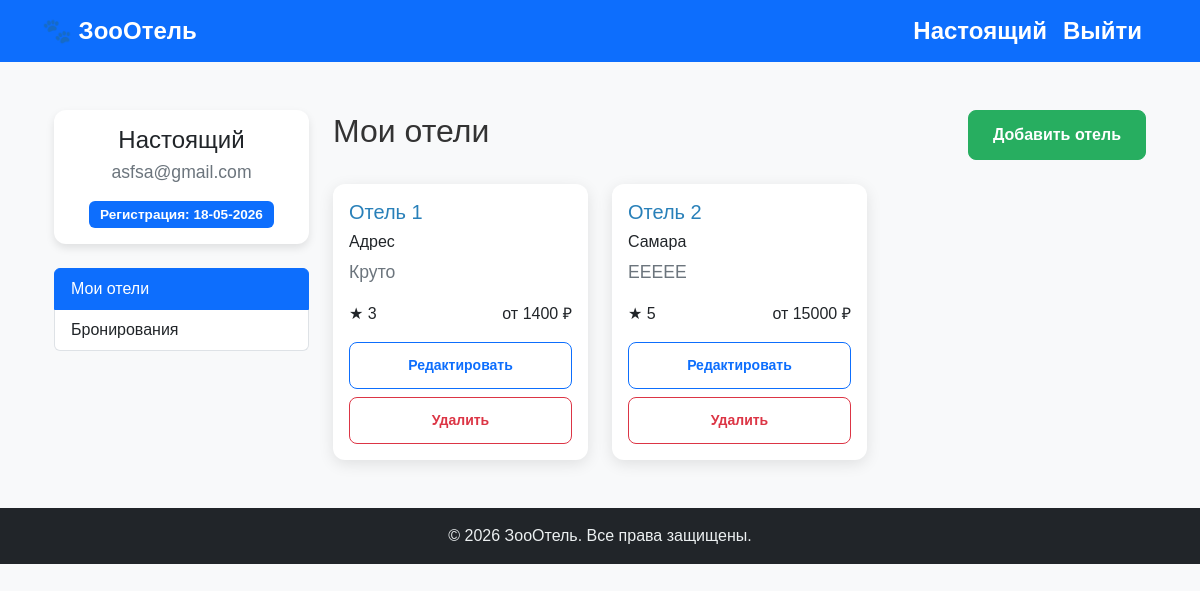
/profile (signed in), run on an earlier commit of the app's database.
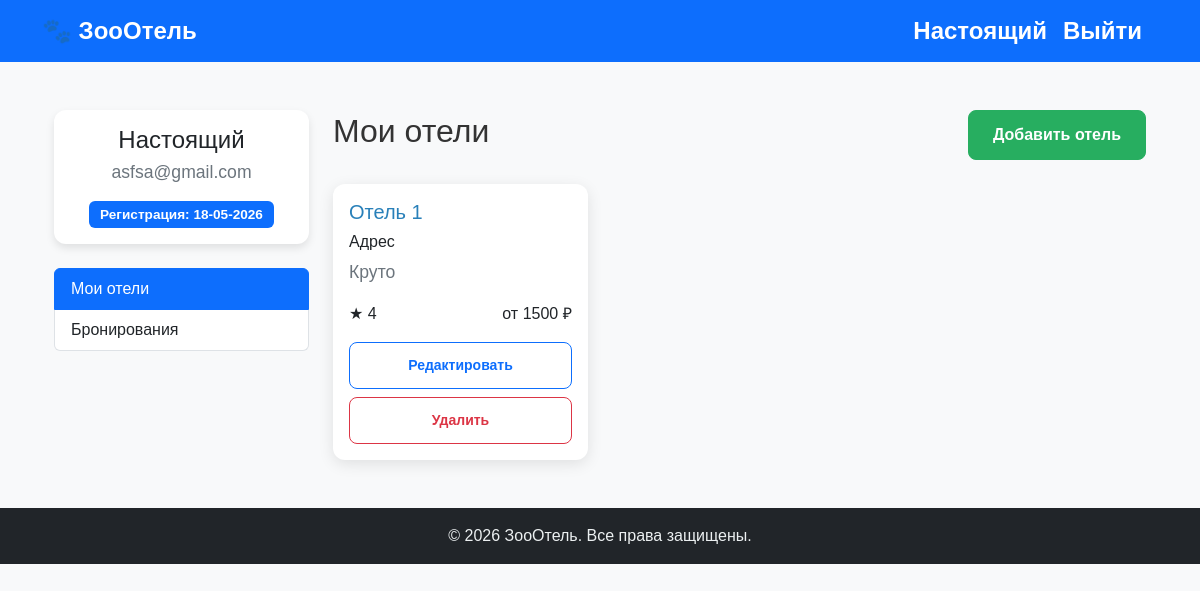
And on a later commit of the database.
### data/hotels.py (models this page shows, shortened)
class Hotel(SqlAlchemyBase, UserMixin, SerializerMixin):
    __tablename__ = 'hotels'
    id = sqlalchemy.Column(sqlalchemy.Integer,
                           primary_key=True, autoincrement=True)
    title = sqlalchemy.Column(sqlalchemy.String, nullable=False)
    description = sqlalchemy.Column(sqlalchemy.String, nullable=True)
    city = sqlalchemy.Column(sqlalchemy.String, nullable=False)
    location = sqlalchemy.Column(sqlalchemy.String, nullable=False)
    stars = sqlalchemy.Column(sqlalchemy.Integer, default=0)
    price = sqlalchemy.Column(sqlalchemy.Integer, nullable=False)
    user_id = sqlalchemy.Column(sqlalchemy.Integer, ForeignKey('users.id'), nullable=False)
    reservations_id = sqlalchemy.Column(sqlalchemy.Integer, ForeignKey('reservations.id'), nullable=True)
    user = relationship('User', back_populates='hotel')
    review = relationship('Review', back_populates='hotel')

### app.py (the view)
    @app.route('/profile', methods=['GET', 'POST'])
    def profile():
        user = load_user(current_user.id)
        db_sess = db_session.create_session()
        hotels = db_sess.query(Hotel).filter(Hotel.user_id == user.id).all()
        booked_date = db_sess.query(BookedDate).filter(BookedDate.user_id == user.id).all()
        db_sess.close()
        return render_template('profile.html', user=user, user_hotels=hotels, user_booking=booked_date)

### data/db_session.py (called while the page is built)
def create_session() -> Session:
    global __factory
    return __factory()

### templates/profile.html (shortened to what this page needs)
{% extends "base.html" %}
{% block content %}
<div class="container mt-5">
  <div class="row">
    <div class="col-md-3">
      <div class="card mb-4">
        <div class="card-body text-center">
          <h4 class="mb-1">{{ user.name }}</h4>
          <p class="text-muted">{{ user.email }}</p>
          <div class="d-flex justify-content-center gap-2">
            <span class="badge bg-primary">Регистрация: {{ user.created_date.strftime('%d-%m-%Y') }}</span>
          </div>
        </div>
      </div>
      <div class="list-group">
        <a href="#my-hotels" class="list-group-item list-group-item-action active"
           data-bs-toggle="tab">Мои отели</a>
        <a href="#bookings" class="list-group-item list-group-item-action"
           data-bs-toggle="tab">Бронирования</a>
      </div>
    </div>
    <div class="col-md-9">
      <div class="tab-content">
        <div class="tab-pane fade show active" id="my-hotels">
          <div class="d-flex justify-content-between align-items-center mb-4">
            <h2>Мои отели</h2>
            <a href="/add_hotel" class="btn btn-success">
               Добавить отель
            </a>
          </div>
          {% if user_hotels %}
            <div class="row g-4">
              {% for hotel in user_hotels %}
                <div class="col-md-6 col-lg-4">
                  <div class="card hotel-card">
                    <div class="card-body">
                      <h5 class="card-title">{{ hotel.title }}</h5>
                      <h6 class="card-address">{{ hotel.location }}</h6>
                      <p class="card-text text-muted">{{ hotel.description[:100] }}{% if hotel.description|length > 100 %}...{% endif %}</p>
                      <div class="d-flex justify-content-between mb-3">
                        <span class="rating">★ {{ hotel.stars }}</span>
                        <span class="price">от {{ hotel.price }} ₽</span>
                      </div>
                      <div class="d-grid gap-2">
                        <a href="/hotel/{{ hotel.id }}" class="btn btn-outline-primary btn-sm">
                          Редактировать
                        </a>
                        <a href="/hotel_delete/{{ hotel.id }}" class="btn btn-outline-danger btn-sm">
                          Удалить
                        </a>
                      </div>
                    </div>
                  </div>
                </div>
               {% endfor %}
            </div>
          {% endif %}
        </div>
      </div>
    </div>
  </div>
</div>
{% endblock %}

What changed in the data, as far as the page shows it:
removed Hotel: title "Отель 2", location "Самара", description "ЕЕЕЕЕ", stars "5", price "15000"
changed Hotel "Отель 1": stars "3" → "4"; price "1400" → "1500"
